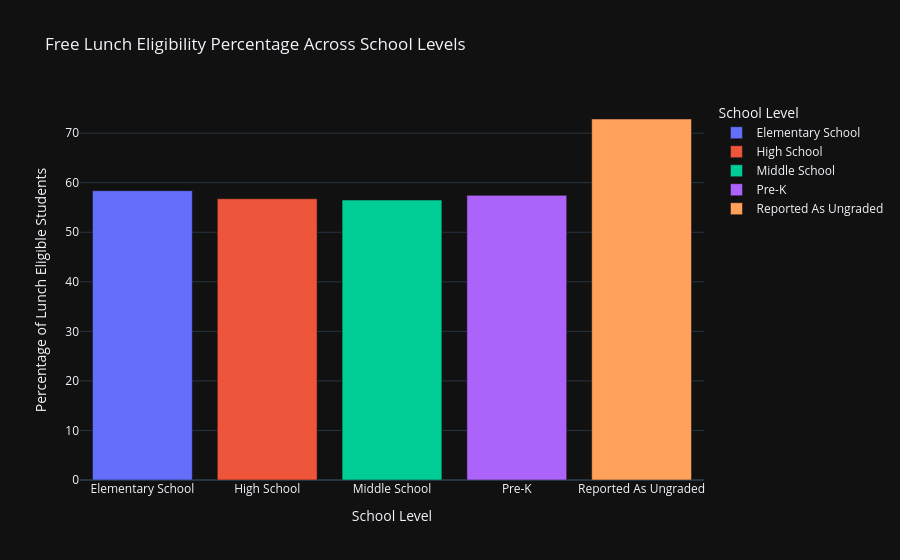

Notebook code cell kept with this figure:
### Code cell
import plotly.io as pio
import plotly.express as px

fig = px.bar(
    grouped_by_school_level,
    x='SCHOOL_LEVEL',
    y='PERCENT_LUNCH_ELIGIBLE',
    title='Free Lunch Eligibility Percentage Across School Levels',
    labels={'SCHOOL_LEVEL': 'School Level', 'PERCENT_LUNCH_ELIGIBLE': 'Percentage of Lunch Eligible Students'},
    color='SCHOOL_LEVEL',  
    template='plotly_dark',  
    height=600
)

fig.write_html("Free Lunch Eligibility Percentage Across School Levels.html")


fig.show()

### Figure 1 — Plotly figure (JSON) as saved in the notebook; plotly's stock layout.template omitted (floating-point values rounded to 4 significant figures)
{"data": [{"alignmentgroup": "True", "hovertemplate": "School Level=%{x}<br>Percentage of Lunch Eligible Students=%{y}<extra></extra>", "legendgroup": "Elementary School", "marker": {"color": "#636efa", "pattern": {"shape": ""}}, "name": "Elementary School", "offsetgroup": "Elementary School", "orientation": "v", "showlegend": true, "textposition": "auto", "type": "bar", "x": ["Elementary School"], "xaxis": "x", "y": [58.39], "yaxis": "y"}, {"alignmentgroup": "True", "hovertemplate": "School Level=%{x}<br>Percentage of Lunch Eligible Students=%{y}<extra></extra>", "legendgroup": "High School", "marker": {"color": "#EF553B", "pattern": {"shape": ""}}, "name": "High School", "offsetgroup": "High School", "orientation": "v", "showlegend": true, "textposition": "auto", "type": "bar", "x": ["High School"], "xaxis": "x", "y": [56.76], "yaxis": "y"}, {"alignmentgroup": "True", "hovertemplate": "School Level=%{x}<br>Percentage of Lunch Eligible Students=%{y}<extra></extra>", "legendgroup": "Middle School", "marker": {"color": "#00cc96", "pattern": {"shape": ""}}, "name": "Middle School", "offsetgroup": "Middle School", "orientation": "v", "showlegend": true, "textposition": "auto", "type": "bar", "x": ["Middle School"], "xaxis": "x", "y": [56.5], "yaxis": "y"}, {"alignmentgroup": "True", "hovertemplate": "School Level=%{x}<br>Percentage of Lunch Eligible Students=%{y}<extra></extra>", "legendgroup": "Pre-K", "marker": {"color": "#ab63fa", "pattern": {"shape": ""}}, "name": "Pre-K", "offsetgroup": "Pre-K", "orientation": "v", "showlegend": true, "textposition": "auto", "type": "bar", "x": ["Pre-K"], "xaxis": "x", "y": [57.45], "yaxis": "y"}, {"alignmentgroup": "True", "hovertemplate": "School Level=%{x}<br>Percentage of Lunch Eligible Students=%{y}<extra></extra>", "legendgroup": "Reported As Ungraded", "marker": {"color": "#FFA15A", "pattern": {"shape": ""}}, "name": "Reported As Ungraded", "offsetgroup": "Reported As Ungraded", "orientation": "v", "showlegend": true, "textposition": "auto", "type": "bar", "x": ["Reported As Ungraded"], "xaxis": "x", "y": [72.86], "yaxis": "y"}], "layout": {"autosize": true, "barmode": "relative", "legend": {"title": {"text": "School Level"}, "tracegroupgap": 0}, "title": {"text": "Free Lunch Eligibility Percentage Across School Levels"}, "xaxis": {"anchor": "y", "autorange": true, "categoryarray": ["Elementary School", "High School", "Middle School", "Pre-K", "Reported As Ungraded"], "categoryorder": "array", "domain": [0, 1], "range": [-0.5, 4.5], "title": {"text": "School Level"}, "type": "category"}, "yaxis": {"anchor": "x", "autorange": true, "domain": [0, 1], "range": [0, 76.7], "title": {"text": "Percentage of Lunch Eligible Students"}, "type": "linear"}}}
